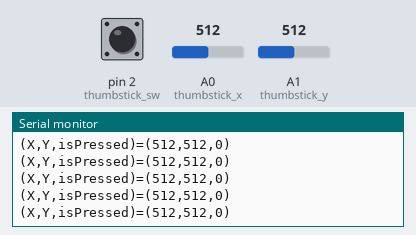
The sketch below on a simulated Arduino Uno, built with avr-gcc and run on an emulated ATmega328P. Parts: the last lines printed to the serial monitor. The test bench sets the inputs (shaded band); at power-on: A0 (thumbstick_x) = 512, A1 (thumbstick_y) = 512, pin 2 (thumbstick_sw) HIGH.

Above: at 1.2 s.
1.3 s: A0 (thumbstick_x) set to 109
At 2.3 s:
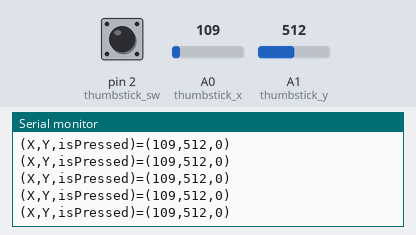
4.3 s: A0 (thumbstick_x) set to 90
At 5.0 s:
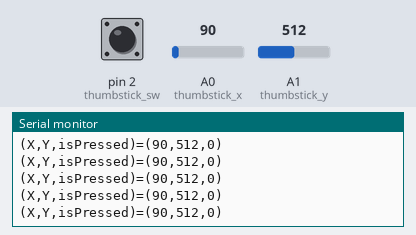
7.3 s: A1 (thumbstick_y) set to 111
At 8.3 s:
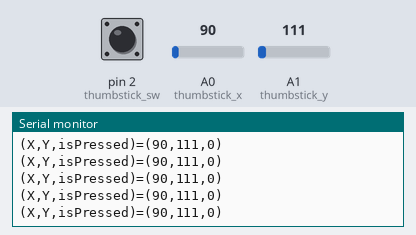
8.8 s: A1 (thumbstick_y) set to 95
At 9.9 s:
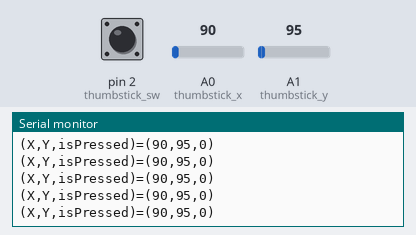
Timing chart, 0 to 11.8 s (numbered marks = the images above; inputs shaded):
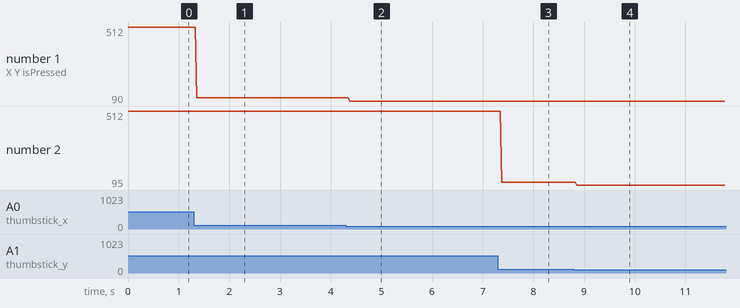

Measured:
- after the input at 1.3 s, the serial monitor: prints a new line after 0.06 s (image 1)
- after the input at 4.3 s, the serial monitor: prints a new line after 0.07 s (image 2)
- after the input at 7.3 s, the serial monitor: prints a new line after 0.07 s (image 3)
- after the input at 8.8 s, the serial monitor: prints a new line after 0.06 s (image 4)
- plotted number 1: 512 → 109 after the input at 1.3 s, 109 → 90 after the input at 4.3 s
- plotted number 2: 512 → 111 after the input at 7.3 s, 111 → 95 after the input at 8.8 s

The sketch:

thumbstick.ino
```cpp
// Program to test the thumbstick
//
// Prints the X and Y analog readings
//  and the state of the SW (push-button)
//  of the thumbstick to the Serial Monitor
//
//  Arduino to thumbstick connections
//  Arduino 3.3V or 5V to VCC of thumbstick
//  Arduino analog pin A0 to X pin of thumbstick
//  Arduino analog pin A1 to Y pin of thumbstick
//  Arduino digital pin 2 to SW pin of thumbstick
//  Connect GND from the Arduino to GND on the thumbstick


#define BAUDRATE 9600

#define thumbstick_x A0
#define thumbstick_y A1
#define thumbstick_sw 2

int raw_analog_reading;
int switch_state;

void setup() {

  // Start Serial Monitor for feedback
  Serial.begin(BAUDRATE);

  // Configure with internal pull-up resistor
  //  so we do not need a physical pull-down resistor
  pinMode(thumbstick_sw, INPUT_PULLUP);
}

// Continuously print the X and Y analog readings
//  and the state of the push-button of the thumbstick
void loop() {
  Serial.print("(X,Y,isPressed)=");

  Serial.print("(");

  // Read + print thumbstick X
  raw_analog_reading = analogRead(thumbstick_x);
  Serial.print(raw_analog_reading);

  Serial.print(",");

  // Read + print thumbstick Y
  raw_analog_reading = analogRead(thumbstick_y);
  Serial.print(raw_analog_reading);

  Serial.print(",");

  // Read + print thumbstick switch state
  //  Note: We invert the reading because of the internal pullup resistor
  switch_state = !digitalRead(thumbstick_sw);
  Serial.print(switch_state);

  Serial.println(")");

  delay(10);
}
```
